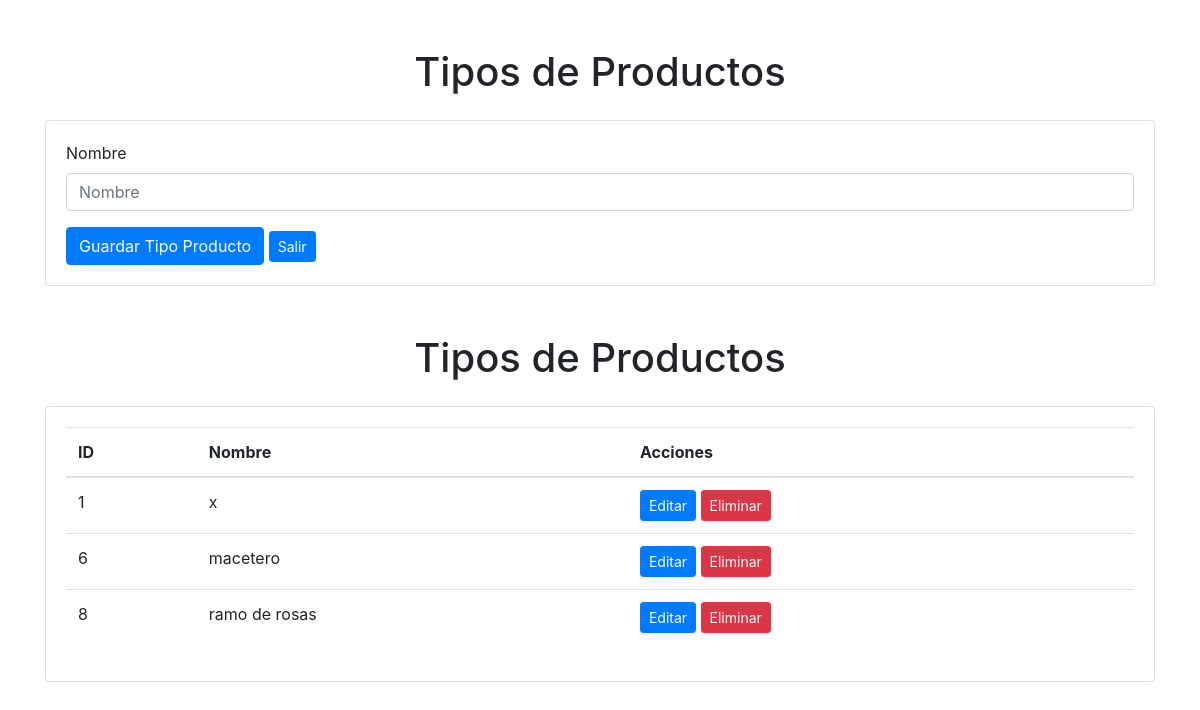
Before: /administrar/mantenedorTipoProducto/ with the older database file.
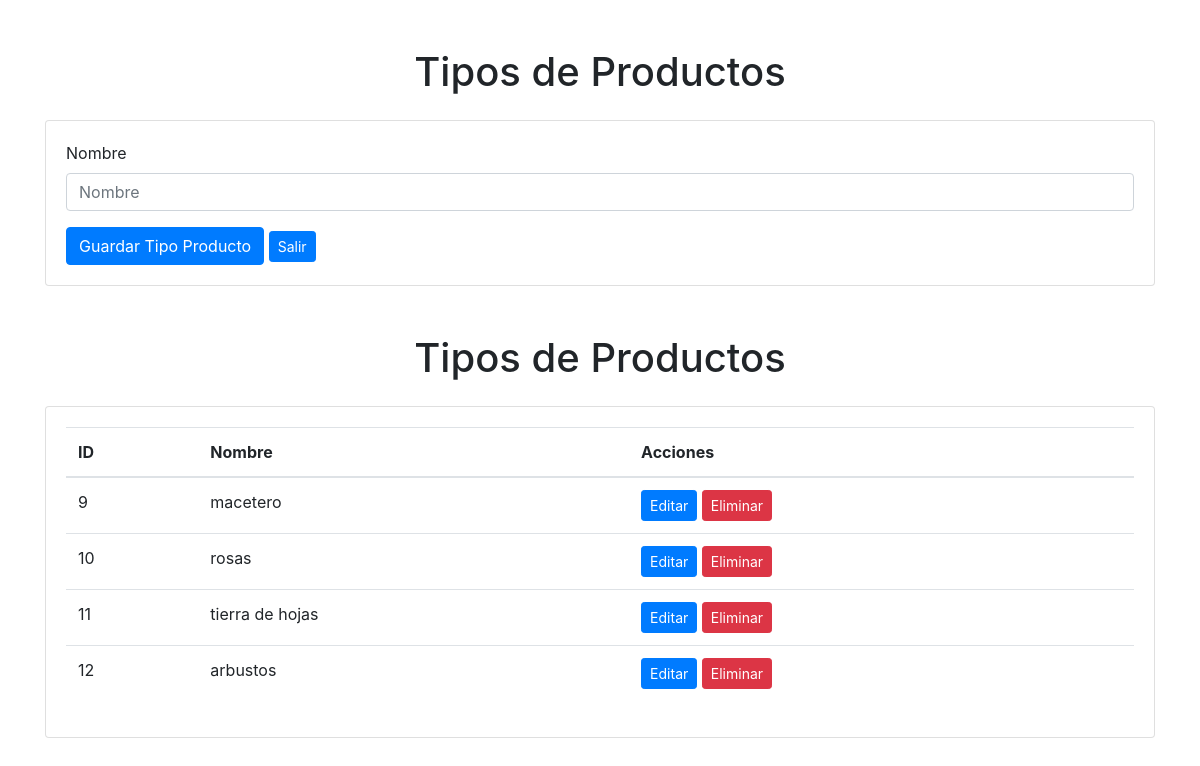
After: the same page with the newer database file.
### aplicacion/models.py (models this page shows, shortened)
class TipoProducto(models.Model):
    IdTipoProducto = models.AutoField(primary_key=True)
    nombre = models.CharField(max_length=255)

### aplicacion/views.py (the view)
# urls.py: path('administrar/mantenedorTipoProducto/', views.mantenedorTipoProducto, name='mantenedorTipoProducto'),
def mantenedorTipoProducto(request):
    tipos_productos = TipoProducto.objects.all()  # Obtiene todos los objetos de TipoUsuario
    return render(request, 'aplicacion/tipoproducto.html', {'tipos_productos': tipos_productos})

### aplicacion/templates/aplicacion/tipoproducto.html (shortened to what this page needs)
{% load static %}
<!DOCTYPE html>
<html lang="es">
<head>
    <link rel="stylesheet" href="{% static 'css/style.css' %}">
    <link rel="stylesheet" href="https://stackpath.bootstrapcdn.com/bootstrap/4.5.2/css/bootstrap.min.css">
</head>
<body>
    <div class="container mt-5">
        <h1 class="text-center">Tipos de Productos</h1>
        <div class="card mt-4">
            <div class="card-body">
                <form>
                    <div class="form-group">
                        <label for="nombre">Nombre</label>
                        <input type="text" class="form-control" id="nombre" placeholder="Nombre">
                    </div>
                    <button type="button" class="btn btn-primary" onclick="agregarTipoProducto();">Guardar Tipo Producto</button>
                    <a href=".." class="btn btn-sm btn-primary">Salir</a>
                </form>
            </div>
        </div>
    </div>
    <div class="container mt-5">
        <h1 class="text-center">Tipos de Productos</h1>
        <div class="card mt-4">
            <div class="card-body">
                <table class="table">
                    <thead>
                        <tr>
                            <th>ID</th>
                            <th>Nombre</th>
                            <th>Acciones</th>
                        </tr>
                    </thead>
                    <tbody>
                        {% for tipo_producto in tipos_productos %}
                        <tr>
                            <td>{{ tipo_producto.IdTipoProducto }}</td>
                            <td>{{ tipo_producto.nombre }}</td>
                            <td>
                                <a href="{% url 'editar_tipo_producto' tipo_producto.IdTipoProducto %}" class="btn btn-sm btn-primary">Editar</a>
                                <a href="{% url 'eliminar_tipo_producto' tipo_producto.IdTipoProducto %}" class="btn btn-sm btn-danger">Eliminar</a>
                            </td>
                        </tr>
                        {% endfor %}
                    </tbody>
                </table>
            </div>
        </div>
    </div>
</body>
</html>

Changed rows visible on the page:
removed TipoProducto: IdTipoProducto "1", nombre "x"
removed TipoProducto: IdTipoProducto "6", nombre "macetero"
removed TipoProducto: IdTipoProducto "8", nombre "ramo de rosas"
added TipoProducto: IdTipoProducto "9", nombre "macetero"
added TipoProducto: IdTipoProducto "10", nombre "rosas"
added TipoProducto: IdTipoProducto "11", nombre "tierra de hojas"
added TipoProducto: IdTipoProducto "12", nombre "arbustos"
